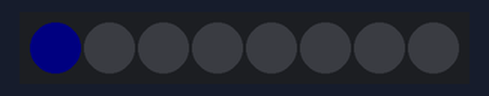
A sketch run on a simulated Arduino Uno, built with avr-gcc and run on an emulated ATmega328P. Parts: 8 RGB LEDs in strip order, left to right. Dim RGB values are drawn brighter than linear.

Above: at 0.01 s.
At 5.05 s:
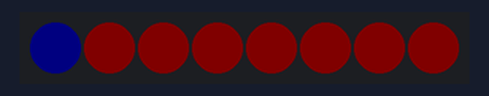
At 9.9 s:
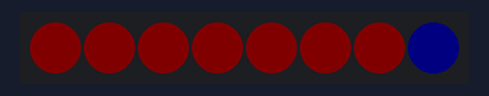
At 19.89 s:
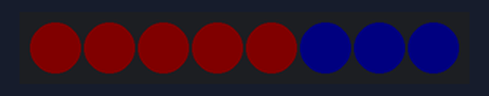
At 29.88 s:
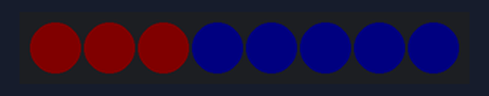
At 39.87 s:
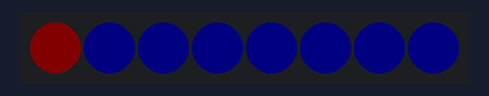
Timing chart, 0 to 40.0 s (numbered marks = the images above):
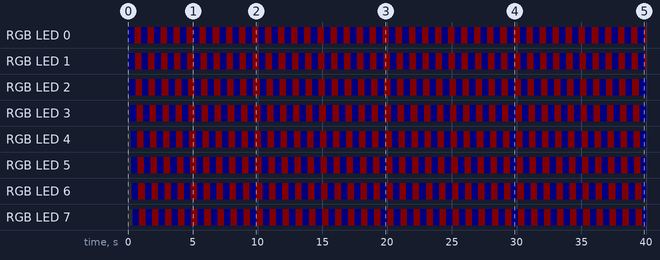

Measured:
- by itself, RGB LED 0–7: alternates RGB(5, 0, 0) for 0.50 s and RGB(0, 0, 5) for 0.50 s

The sketch:

LED.ino
```cpp
#include <Adafruit_NeoPixel.h>

#define PIN 6

Adafruit_NeoPixel strip = Adafruit_NeoPixel(8, PIN, NEO_GRBW + NEO_KHZ800);   //first number is number of leds


void setup() {
  strip.begin();
  strip.show();
  strip.setBrightness(5);
}

bool alternate = true;

void loop() {
  if (alternate) {
    for (int i = 0; i < strip.numPixels(); i++)
    {
      strip.setPixelColor(i, 0, 0, 255);
      strip.show();
      delay(50);
    }
    alternate = false;
  }
  else {
    for (int i = 0; i < strip.numPixels(); i++)
    {
      strip.setPixelColor(i, 255, 0, 0);
      strip.show();
      delay(50);
      }
    alternate = true;
  }
  //strip.show();
  delay(100);

}


//use strip.setPixelColor(n, red, green, blue); to set colour of the nth LED
```
